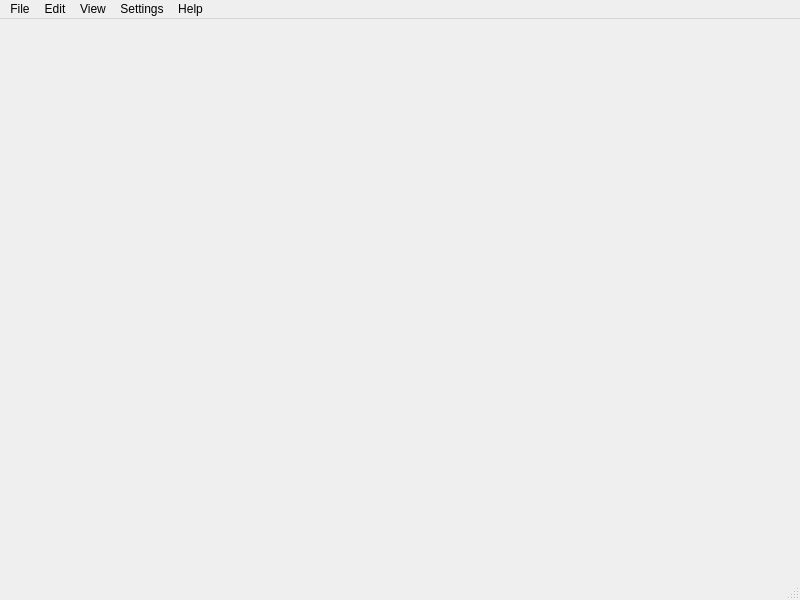
<?xml version="1.0" encoding="UTF-8"?>
<ui version="4.0">
 <class>MainWindow</class>
 <widget class="QMainWindow" name="MainWindow">
  <property name="geometry">
   <rect>
    <x>0</x>
    <y>0</y>
    <width>800</width>
    <height>600</height>
   </rect>
  </property>
  <property name="windowTitle">
   <string>MainWindow</string>
  </property>
  <widget class="QWidget" name="centralwidget"/>
  <widget class="QMenuBar" name="menubar">
   <property name="geometry">
    <rect>
     <x>0</x>
     <y>0</y>
     <width>800</width>
     <height>21</height>
    </rect>
   </property>
   <widget class="QMenu" name="menuFile">
    <property name="title">
     <string>File</string>
    </property>
    <addaction name="actionOpen"/>
    <addaction name="actionNew"/>
    <addaction name="actionRecent"/>
    <addaction name="separator"/>
    <addaction name="actionSave"/>
    <addaction name="actionSave_As"/>
    <addaction name="separator"/>
    <addaction name="actionPrint"/>
    <addaction name="separator"/>
    <addaction name="actionClose"/>
    <addaction name="actionQuit"/>
   </widget>
   <widget class="QMenu" name="menuEdit">
    <property name="title">
     <string>Edit</string>
    </property>
    <addaction name="actionUndo"/>
    <addaction name="actionRedo"/>
    <addaction name="actionCopy"/>
    <addaction name="actionCut"/>
    <addaction name="actionPaste"/>
    <addaction name="actionDelete"/>
   </widget>
   <widget class="QMenu" name="menuView">
    <property name="title">
     <string>View</string>
    </property>
    <addaction name="actionToolbars"/>
   </widget>
   <widget class="QMenu" name="menuSettings">
    <property name="title">
     <string>Settings</string>
    </property>
    <addaction name="actionPreferences"/>
   </widget>
   <widget class="QMenu" name="menuHelp">
    <property name="title">
     <string>Help</string>
    </property>
    <addaction name="actionAbout"/>
    <addaction name="separator"/>
    <addaction name="actionCheck_for_Updates"/>
    <addaction name="separator"/>
   </widget>
   <addaction name="menuFile"/>
   <addaction name="menuEdit"/>
   <addaction name="menuView"/>
   <addaction name="menuSettings"/>
   <addaction name="menuHelp"/>
  </widget>
  <widget class="QStatusBar" name="statusbar"/>
  <action name="actionOpen">
   <property name="text">
    <string>Open</string>
   </property>
  </action>
  <action name="actionNew">
   <property name="text">
    <string>New</string>
   </property>
  </action>
  <action name="actionAbout">
   <property name="text">
    <string>About</string>
   </property>
  </action>
  <action name="actionCheck_for_Updates">
   <property name="text">
    <string>Check for Updates</string>
   </property>
  </action>
  <action name="actionPreferences">
   <property name="text">
    <string>Preferences</string>
   </property>
  </action>
  <action name="actionUndo">
   <property name="text">
    <string>Undo</string>
   </property>
  </action>
  <action name="actionRedo">
   <property name="text">
    <string>Redo</string>
   </property>
  </action>
  <action name="actionCopy">
   <property name="text">
    <string>Copy</string>
   </property>
  </action>
  <action name="actionPaste">
   <property name="text">
    <string>Paste</string>
   </property>
  </action>
  <action name="actionCut">
   <property name="text">
    <string>Cut</string>
   </property>
  </action>
  <action name="actionDelete">
   <property name="text">
    <string>Delete</string>
   </property>
  </action>
  <action name="actionRecent">
   <property name="text">
    <string>Recent</string>
   </property>
  </action>
  <action name="actionSave">
   <property name="text">
    <string>Save</string>
   </property>
  </action>
  <action name="actionSave_As">
   <property name="text">
    <string>Save As</string>
   </property>
  </action>
  <action name="actionPrint">
   <property name="text">
    <string>Print</string>
   </property>
  </action>
  <action name="actionClose">
   <property name="text">
    <string>Close</string>
   </property>
  </action>
  <action name="actionQuit">
   <property name="text">
    <string>Quit</string>
   </property>
  </action>
  <action name="actionToolbars">
   <property name="text">
    <string>Toolbars</string>
   </property>
  </action>
 </widget>
 <resources/>
 <connections/>
</ui>
